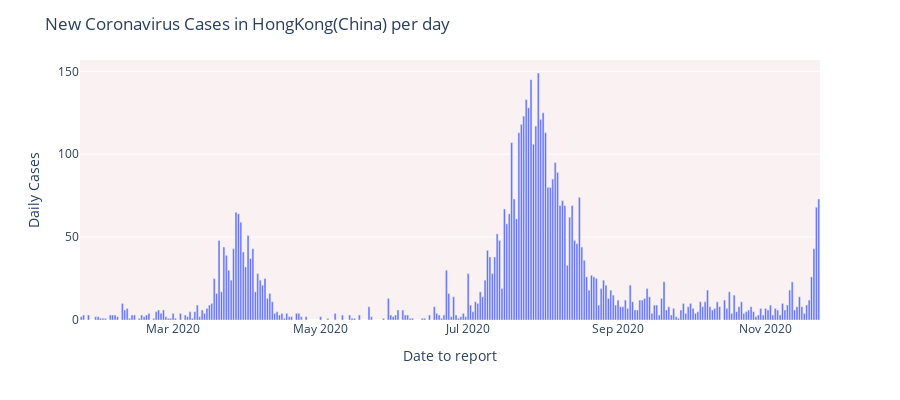

Notebook code for this chart:
### Code cell
## New COVID-19 cases in HongKong Everyday
import plotly.express as px
fig = px.bar(daily_cases, x='Date to report', y='Daily Cases', barmode='group', height=400)
fig.update_layout(title_text='New Coronavirus Cases in HongKong(China) per day', plot_bgcolor='rgb(250, 242, 242)')
fig.show()

### Figure 1 — Plotly figure (JSON) as saved in the notebook; plotly's stock layout.template omitted (floating-point values rounded to 4 significant figures; data arrays with more than 128 entries replaced by an {"elided": "..."} marker saying what was removed)
{"data": [{"alignmentgroup": "True", "hovertemplate": "Date to report=%{x}<br>Daily Cases=%{y}<extra></extra>", "legendgroup": "", "marker": {"color": "#636efa"}, "name": "", "offsetgroup": "", "orientation": "v", "showlegend": false, "textposition": "auto", "type": "bar", "x": {"elided": "266 str values"}, "xaxis": "x", "y": {"elided": "266 int values"}, "yaxis": "y"}], "layout": {"barmode": "group", "height": 400, "legend": {"tracegroupgap": 0}, "margin": {"t": 60}, "plot_bgcolor": "rgb(250, 242, 242)", "title": {"text": "New Coronavirus Cases in HongKong(China) per day"}, "xaxis": {"anchor": "y", "domain": [0, 1], "title": {"text": "Date to report"}}, "yaxis": {"anchor": "x", "domain": [0, 1], "title": {"text": "Daily Cases"}}}}
